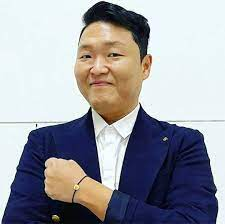
#> input picture data/psy.jpg, 225 x 224 px, found by its file name
$ python 0414.py
#> lines starting #> are read from the running program, lines starting #| are printed output that depends on the picture
# 0414.py
import cv2
import numpy as np
src = cv2.imread('./data/psy.jpg', cv2.IMREAD_GRAYSCALE)
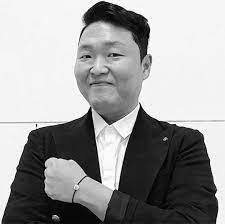
#> src: shape (224, 225); min 0, max 255, mean 156.7

dst = cv2.resize(src, dsize=(320, 240))
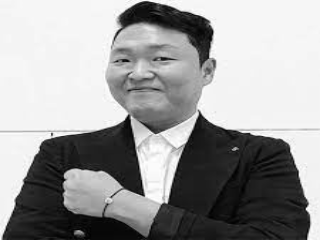
#> dst: shape (240, 320); min 0, max 255, mean 156.7
dst2 = cv2.resize(src, dsize=(0,0), fx=1.5, fy=1.2)
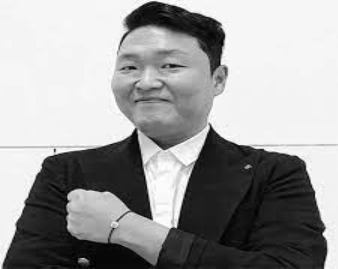
#> dst2: shape (269, 338); min 0, max 255, mean 156.7

cv2.imshow('dst', dst)
cv2.imshow('dst2', dst2)
cv2.waitKey()
cv2.destroyAllWindows()

$ run again, with data/B.jpg copied over data/psy.jpg
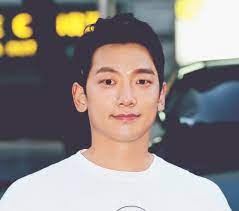
#> input picture data/B.jpg, 239 x 211 px, found by its file name
#> `dst = cv2.resize(src, dsize=(320, 240))`:
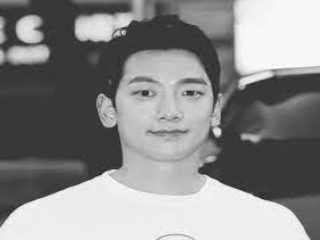
#> dst: shape (240, 320); min 29, max 255, mean 138.1
#> `dst2 = cv2.resize(src, dsize=(0,0), fx=1.5, fy=1.2)`:
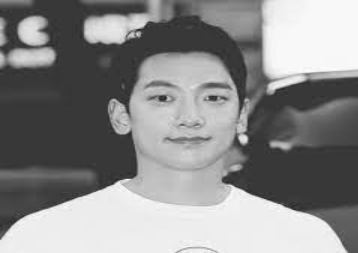
#> dst2: shape (253, 358); min 35, max 255, mean 138.1

$ run again, with data/B2.jPG copied over data/psy.jpg
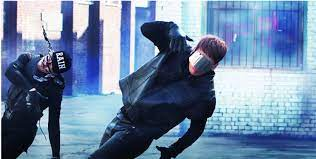
#> input picture data/B2.jPG, 316 x 159 px, found by its file name
#> `dst = cv2.resize(src, dsize=(320, 240))`:
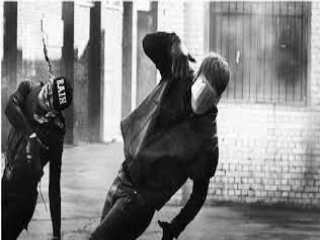
#> dst: shape (240, 320); min 0, max 255, mean 127.6
#> `dst2 = cv2.resize(src, dsize=(0,0), fx=1.5, fy=1.2)`:
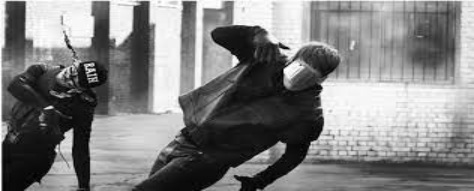
#> dst2: shape (191, 474); min 0, max 255, mean 127.5
